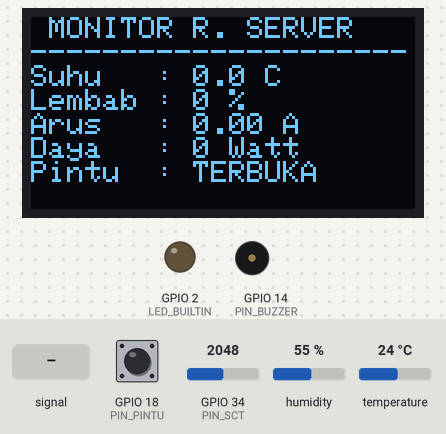
Recording of a sketch running on a simulated ESP32. On the bench: 128×64 one-colour display, output pins drawn as LEDs (lit = HIGH), buzzer (waves = sounding, pin HIGH). Inputs (shaded band) come from the test bench; at power-on: GPIO 18 (PIN_PINTU) HIGH, humidity 55 %, GPIO 34 (PIN_SCT) = 2048, temperature 24 °C (analog values on the 0–4095 scale). WiFi joins after 1.5 s; servers stay silent unless stated; no MQTT or app messages arrive unless stated; what the sketch prints to the serial monitor is not drawn.

Above: at 3.3 s.
3.4 s: GPIO 18 (PIN_PINTU) pulled LOW for 1 s
At 4.8 s:
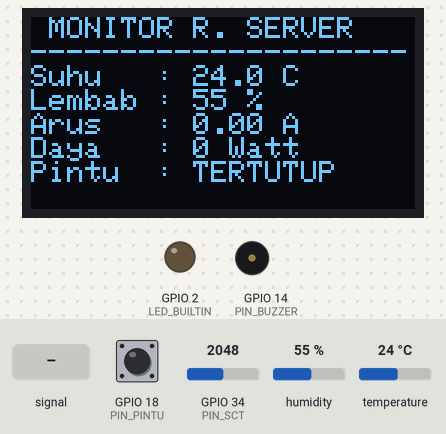
6.5 s: GPIO 34 (PIN_SCT) fed a 200 Hz sine of ±327 counts around its level
At 7.9 s:
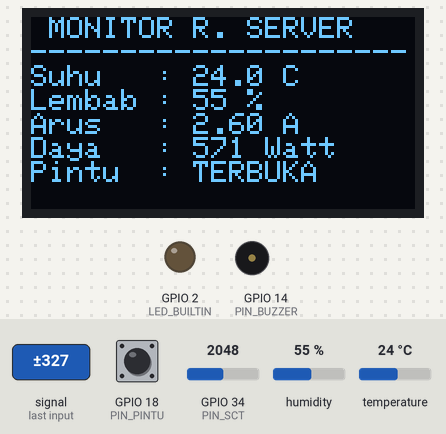
10.1 s: humidity set to 22 %
At 13.7 s:
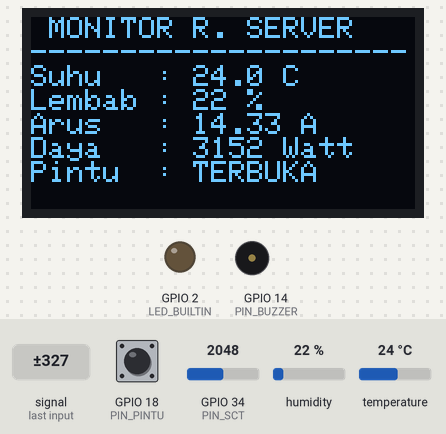
14.7 s: GPIO 34 (PIN_SCT) set to 2866
At 16.5 s:
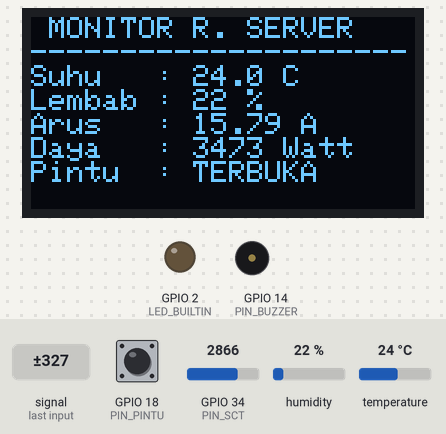
18.2 s: temperature set to 12 °C
At 22.3 s:
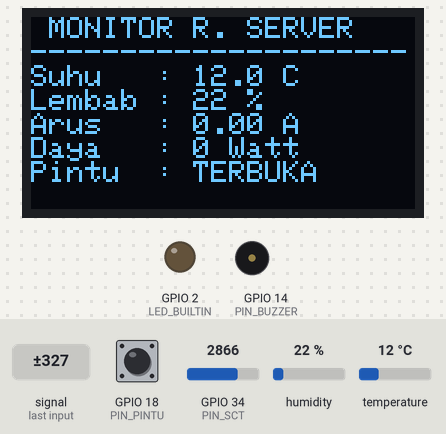
22.9 s: GPIO 18 (PIN_PINTU) pulled LOW for 1 s
At 24.7 s:
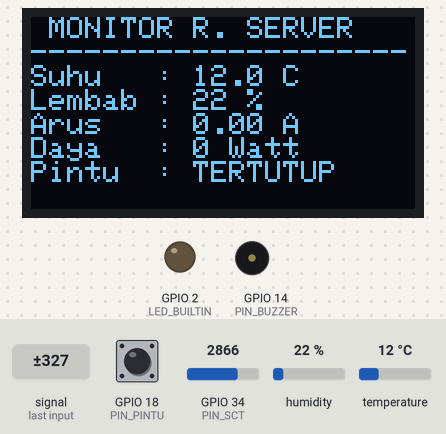
Timing chart, 0 to 26.2 s (numbered marks = the images above; inputs shaded):
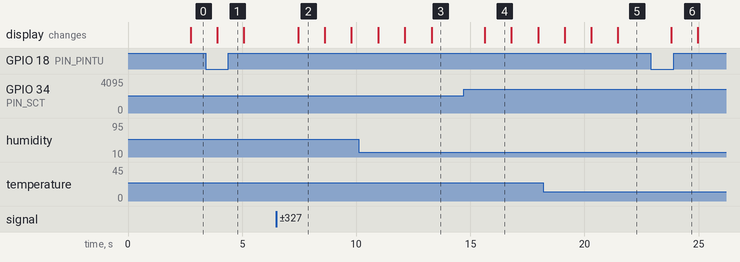

The sketch:

ESP32_bk.ino
```cpp
#include <WiFi.h>
#include <PubSubClient.h>
#include <Wire.h>
#include <Adafruit_GFX.h>
#include <Adafruit_SSD1306.h>
#include <ArduinoJson.h>
#include "DHT.h"

const char* WIFI_SSID = "Nikko Adrian";
const char* WIFI_PASS = "konci123";

const char* MQTT_BROKER = "172.20.10.2";
const int   MQTT_PORT   = 1883;
const char* MQTT_TOPIC  = "220511203/monitoring/server/data";
const char* MQTT_USER   = "nikkoadr";
const char* MQTT_PASS   = "1234567800";

#define PIN_SCT       34
#define PIN_DHT       23
#define PIN_PINTU     18
#define PIN_BUZZER    14
#define PIN_SDA       21
#define PIN_SCL       22
#define LED_BUILTIN   2

#define DHT_TYPE             DHT22
#define VOLTAGE_PLN          220.0

#define ADC_VREF             3.3
#define ADC_RES              4095.0

#define CALIBRATION_FACTOR   78.0
#define OFFSET_CORRECTION    0.03

#define RMS_SAMPLES          2000
#define OVERSAMPLE           4
#define FILTER_SIZE          5
#define DEADBAND_THRESHOLD   0.02
#define AMPER_BAWAH          0.190

#define SCREEN_WIDTH    128
#define SCREEN_HEIGHT   64
#define OLED_RESET      -1
#define SCREEN_ADDRESS  0x3C

const unsigned long INTERVAL_MQTT_SEND   = 2000;
const unsigned long INTERVAL_OLED_UPDATE = 1000;
const unsigned long INTERVAL_RECONNECT   = 5000;
const unsigned long AMBANG_WAKTU_PINTU   = 300000; // 5 menit

Adafruit_SSD1306 oled(SCREEN_WIDTH, SCREEN_HEIGHT, &Wire, OLED_RESET);
DHT dht(PIN_DHT, DHT_TYPE);
WiFiClient espClient;
PubSubClient mqtt(espClient);

float suhu     = 0.0;
float lembab   = 0.0;
float arusRMS  = 0.0;
float dayaWatt = 0.0;
float arusRaw   = 0.0;

bool statusPintu = false;
bool alarmPintu  = false;

unsigned long lastMqttSend         = 0;
unsigned long lastOLEDUpdate       = 0;
unsigned long lastReconnectAttempt = 0;
unsigned long waktuPintuTerbuka    = 0;

uint16_t adcBuffer[RMS_SAMPLES];
float rmsHistory[FILTER_SIZE];
uint8_t filterIndex = 0;
bool filterFull = false;

void setupWiFi() {
  if (WiFi.status() == WL_CONNECTED) return;

  Serial.print("\n[WIFI] Menghubungkan ke: ");
  Serial.println(WIFI_SSID);

  WiFi.mode(WIFI_STA);
  WiFi.begin(WIFI_SSID, WIFI_PASS);

  int timeout = 0;

  while (WiFi.status() != WL_CONNECTED && timeout < 20) {
    delay(500);
    Serial.print(".");
    timeout++;
  }

  if (WiFi.status() == WL_CONNECTED) {
    Serial.println("\n[WIFI] Terhubung!");
    Serial.print("[WIFI] IP Address: ");
    Serial.println(WiFi.localIP());
  } else {
    Serial.println("\n[WIFI] Gagal terhubung.");
  }
}

bool reconnectMQTT() {
  if (mqtt.connected()) return true;

  Serial.print("[MQTT] Reconnecting... ");

  String clientId = "ESP32_Server_Monitor_";
  clientId += String((uint32_t)ESP.getEfuseMac(), HEX);

  if (mqtt.connect(clientId.c_str(), MQTT_USER, MQTT_PASS)) {
    Serial.println("Sukses!");
    return true;
  }

  Serial.print("Gagal, rc=");
  Serial.println(mqtt.state());

  return false;
}

void bacaSensorDHT() {
  float suhuBaca   = dht.readTemperature();
  float lembabBaca = dht.readHumidity();

  if (!isnan(suhuBaca)) {
    suhu = suhuBaca;
  }

  if (!isnan(lembabBaca)) {
    lembab = lembabBaca;
  }
}

void bacaSensorArus() {

  uint32_t totalADC = 0;

  for (int i = 0; i < RMS_SAMPLES; i++) {
    uint32_t oversample = 0;

    for (int j = 0; j < OVERSAMPLE; j++) {
      oversample += analogRead(PIN_SCT);
    }

    adcBuffer[i] = oversample / OVERSAMPLE;
    totalADC += adcBuffer[i];

    delayMicroseconds(120);
  }

  float midpoint = (float)totalADC / RMS_SAMPLES;

  double sumSquare = 0;

  for (int i = 0; i < RMS_SAMPLES; i++) {
    float voltage = (adcBuffer[i] - midpoint);
    voltage *= ADC_VREF;
    voltage /= ADC_RES;
    sumSquare += voltage * voltage;
  }

  float vrms = sqrt(sumSquare / RMS_SAMPLES);

  float current = vrms * CALIBRATION_FACTOR;

  if (current > 0) {
    current = current - OFFSET_CORRECTION;
  }

  arusRaw = current;

  rmsHistory[filterIndex] = current;
  filterIndex++;

  if (filterIndex >= FILTER_SIZE) {
    filterIndex = 0;
    filterFull = true;
  }

  uint8_t jumlah = filterFull ? FILTER_SIZE : filterIndex;
  float total = 0;

  for (int i = 0; i < jumlah; i++) {
    total += rmsHistory[i];
  }

  current = total / jumlah;

  if (current < DEADBAND_THRESHOLD) {
    current = 0;
  }

  if (current < AMPER_BAWAH) {
    current = 0;
  }

  arusRMS = current;
  dayaWatt = arusRMS * VOLTAGE_PLN;

  static unsigned long lastDebugPrint = 0;
  if (millis() - lastDebugPrint > 3000) {
    Serial.print("[DEBUG] Raw: ");
    Serial.print(arusRaw, 2);
    Serial.print(" A | Filtered: ");
    Serial.print(arusRMS, 2);
    Serial.println(" A");
    lastDebugPrint = millis();
  }
}

void handleSecurity() {
  statusPintu = (digitalRead(PIN_PINTU) == HIGH);

  if (statusPintu) {
    if (waktuPintuTerbuka == 0) {
      waktuPintuTerbuka = millis();
    }

    alarmPintu = (millis() - waktuPintuTerbuka > AMBANG_WAKTU_PINTU);
  } else {
    waktuPintuTerbuka = 0;
    alarmPintu = false;
  }

  if (alarmPintu) {
    bool blinkState = (millis() / 500) % 2;
    digitalWrite(LED_BUILTIN, blinkState);
    digitalWrite(PIN_BUZZER, blinkState);
  } else {
    digitalWrite(LED_BUILTIN, LOW);
    digitalWrite(PIN_BUZZER, LOW);
  }
}

void updateOLED() {
  if (millis() - lastOLEDUpdate < INTERVAL_OLED_UPDATE) return;

  oled.clearDisplay();
  oled.setTextSize(1);
  oled.setTextColor(WHITE);

  oled.setCursor(0, 0);
  oled.println(F(" MONITOR R. SERVER "));
  oled.println(F("---------------------"));

  oled.printf("Suhu   : %.1f C\n", suhu);
  oled.printf("Lembab : %.0f %%\n", lembab);
  oled.printf("Arus   : %.2f A\n", arusRMS);
  oled.printf("Daya   : %.0f Watt\n", dayaWatt);

  if (alarmPintu) {
    oled.println(F("Pintu  : !ALARM!"));
  } else {
    oled.printf("Pintu  : %s\n", statusPintu ? "TERBUKA" : "TERTUTUP");
  }

  oled.display();

  lastOLEDUpdate = millis();
}

void publishMQTT() {
  if (millis() - lastMqttSend < INTERVAL_MQTT_SEND) return;

  bacaSensorDHT();

  if (mqtt.connected()) {
    StaticJsonDocument<256> doc;

    float suhuBulat = round(suhu * 10.0) / 10.0;
    float lembabBulat = round(lembab * 10.0) / 10.0;
    float amperBulat = round(arusRMS * 100.0) / 100.0;
    float wattBulat = round(dayaWatt * 10.0) / 10.0;

    doc["suhu"]   = suhuBulat;
    doc["lembab"] = lembabBulat;
    doc["amper"]  = amperBulat;
    doc["watt"]   = wattBulat;
    doc["pintu"]  = statusPintu ? "terbuka" : "tertutup";
    doc["alarm_pintu"] = alarmPintu ? "aktif" : "normal";

    char buffer[256];
    serializeJson(doc, buffer);

    mqtt.publish(MQTT_TOPIC, buffer);

    Serial.print("[MQTT] Sent -> ");
    Serial.println(buffer);
  } else {
    Serial.println("[MQTT] Tidak terkoneksi, data belum dikirim.");
  }

  lastMqttSend = millis();
}

void setup() {
  Serial.begin(115200);

  Serial.println(F("\n\n========================================"));
  Serial.println(F("  SCT-013 CALIBRATION MODE"));
  Serial.println(F("========================================"));
  Serial.println(F("Tuning CALIBRATION_FACTOR dan OFFSET_CORRECTION"));
  Serial.println(F("========================================\n"));

  Wire.begin(PIN_SDA, PIN_SCL);

  analogReadResolution(12);
  analogSetAttenuation(ADC_11db);

  pinMode(PIN_PINTU, INPUT_PULLUP);
  pinMode(PIN_BUZZER, OUTPUT);
  pinMode(LED_BUILTIN, OUTPUT);

  digitalWrite(PIN_BUZZER, LOW);
  digitalWrite(LED_BUILTIN, LOW);

  if (!oled.begin(SSD1306_SWITCHCAPVCC, SCREEN_ADDRESS)) {
    Serial.println(F("[OLED] Gagal inisialisasi!"));
  } else {
    oled.clearDisplay();
    oled.setTextSize(1);
    oled.setTextColor(WHITE);
    oled.setCursor(0, 10);
    oled.println(F("  SYSTEM READY"));
    oled.println(F("  MONITOR AKTIF"));
    oled.display();
  }

  dht.begin();

  setupWiFi();

  mqtt.setServer(MQTT_BROKER, MQTT_PORT);

  Serial.println(F("[SYSTEM] Node Monitoring Ruang Server Aktif!"));
  Serial.println(F("\n[INFO] Gunakan Serial Monitor untuk kalibrasi"));
  Serial.println(F("[INFO] Bandingkan dengan tang amper"));
  Serial.println(F("[INFO] Sesuaikan CALIBRATION_FACTOR & OFFSET_CORRECTION\n"));
}


void loop() {
  unsigned long now = millis();

  if (WiFi.status() != WL_CONNECTED) {
    setupWiFi();
  }

  if (!mqtt.connected() && (now - lastReconnectAttempt > INTERVAL_RECONNECT)) {
    reconnectMQTT();
    lastReconnectAttempt = now;
  }

  mqtt.loop();

  bacaSensorArus();
  handleSecurity();
  updateOLED();
  publishMQTT();
}
```

Measured:
- after the input at 3.4 s, the display: changes after 0.52 s (image 1)
- after the input at 6.5 s, the display: changes after 0.96 s (image 2)
- after the input at 14.7 s, the display: changes after 0.93 s (image 4)
- after the input at 22.9 s, the display: changes after 0.89 s (image 6)
- what the display in image 2 shows lasts 1.1 s, from 7.5 s to 8.6 s
